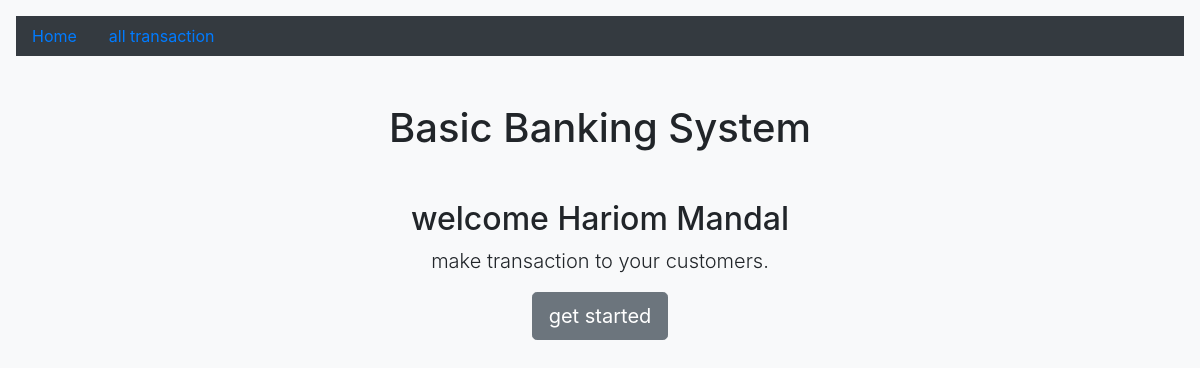
Before: / with the older database file.
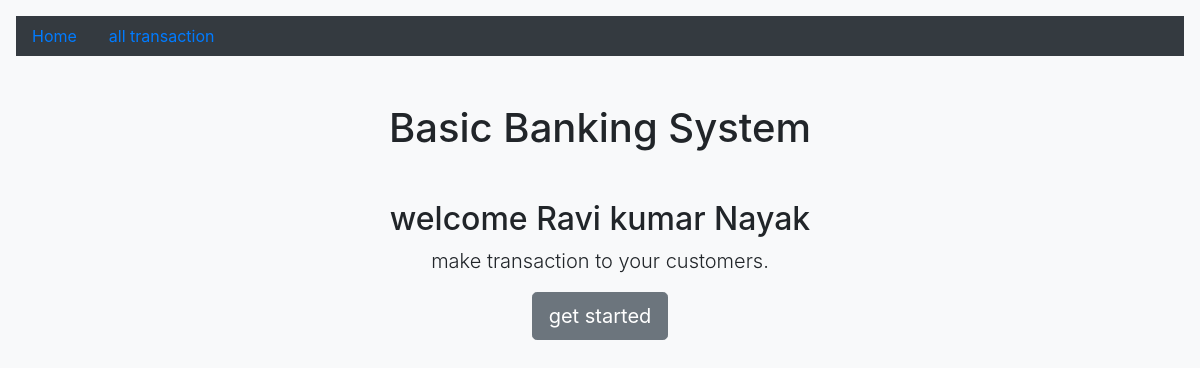
After: the same page with the newer database file.
### app/models.py (models this page shows)
class bank_users(models.Model):
    name = models.CharField(max_length=50)
    email = models.EmailField(max_length=254)
    current_balance = models.IntegerField()

### app/views.py (the view)
# urls.py: path('',views.base,name="base"),
def base(request):
    user = bank_users.objects.get(id=1)
    context = {
        "user":user
    }
    return render(request,'base.html',context)

### templates/base.html (shortened to what this page needs)
<!doctype html>
<html lang="en">
  <head>
    <link rel="stylesheet" href="https://maxcdn.bootstrapcdn.com/bootstrap/4.0.0/css/bootstrap.min.css">
  </head>
  <body class="text-center bg-light">
    <div class="cover-container d-flex h-100 p-3 mx-auto flex-column">
      <header class="masthead mb-auto">
        <div class="inner pb-5">
          <nav class="nav nav-masthead justify-content-left bg-dark">
            <a class="nav-link active" href="{% url 'base' %}">Home</a>
            <a class="nav-link" href="{% url 'transfer' %}"> all transaction</a>
          </nav>
        </div>
      </header>
      <main role="main" class="inner cover">
      <div class="container mb-5">
        <h1 class="cover-heading">Basic Banking System</h1>
      </div>
        <h2 class="cover-heading">welcome {{user.name}}</h2>
        <p class="lead">make transaction to your customers.</p>
        <p class="lead">
          <a href="{% url 'start' %}" class="btn btn-lg btn-secondary">get started</a>
        </p>
      </main>
    </div>
  </body>
</html>

Changed rows visible on the page:
changed bank_users: name "Hariom Mandal" → "Ravi kumar Nayak"
